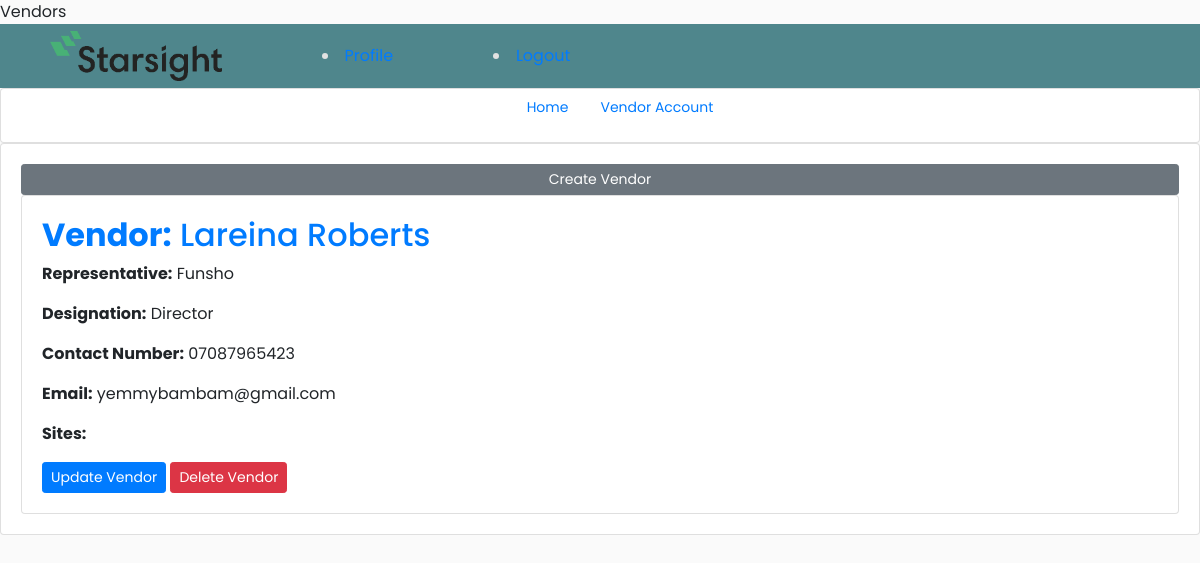
Screenshot of /audits/vendor/ (signed in) with the database file from the repository.
### audits/models.py (models this page shows, shortened)
class Vendor(models.Model):
    user = models.ForeignKey(
        User, null=True, on_delete=models.CASCADE, related_name="vendor")
    name = models.CharField(max_length=100, null=True)
    rep_name = models.CharField(max_length=100, null=True)
    designation = models.CharField(max_length=100, null=True)
    contact_number = models.CharField(max_length=16, null=True)
    email = models.EmailField(max_length=100, null=True)

### audits/views.py (the view)
# urls.py: path('vendor/', views.vendorList, name='vendor'),
def vendorList(request):
    vendors = Vendor.objects.all()
    context = {
        'vendors': vendors
    }
    return render(request, 'audits/vendor_list.html', context)

### templates/audits/vendor_list.html
{% extends 'base.html' %} {% block title %} Vendors {% endblock %} {% block content %}
<div class="content">
    <a class="btn btn-secondary btn-sm btn-block" href="{% url 'audits:create-vendor' %}"> Create Vendor</a> {% for vendor in user.vendor.all %}
        <div class="card card-body">
            <h2><a class="article-title" href="{% url 'audits:vendor-detail' vendor.id %}"><strong>Vendor:</strong> {{ vendor.name }}</a></h2>
            <p class="article-content"><strong>Representative:</strong> {{ vendor.rep_name }}</p>
            <p class="article-content"><strong>Designation:</strong> {{ vendor.designation }}</p>
            <p class="article-content"><strong>Contact Number:</strong> {{ vendor.contact_number }}</p>
            <p class="article-content"><strong>Email:</strong> {{ vendor.email }}</p>
            <p class="article-content"><strong>Sites:</strong> {{ vendor.site.name }}</p>
        <div>
            <a class="btn btn-primary btn-sm" href="{% url 'audits:update-vendor' vendor.id %}">Update Vendor</a>
            <a class="btn btn-danger btn-sm" href="{% url 'audits:delete-vendor' vendor.id %}">Delete Vendor</a>
        </div>
        </div>
    {% endfor %}
</div>
{% endblock %}

### static/css/style.css (style rules this page uses)
body { background-color: hsl(0, 0%, 98%); font-family: 'Poppins', sans-serif; }

### rows the page displays
Vendor: name "Lareina Roberts", rep_name "Funsho", designation "Director", contact_number "07087965423", email "yemmybambam@gmail.com"
